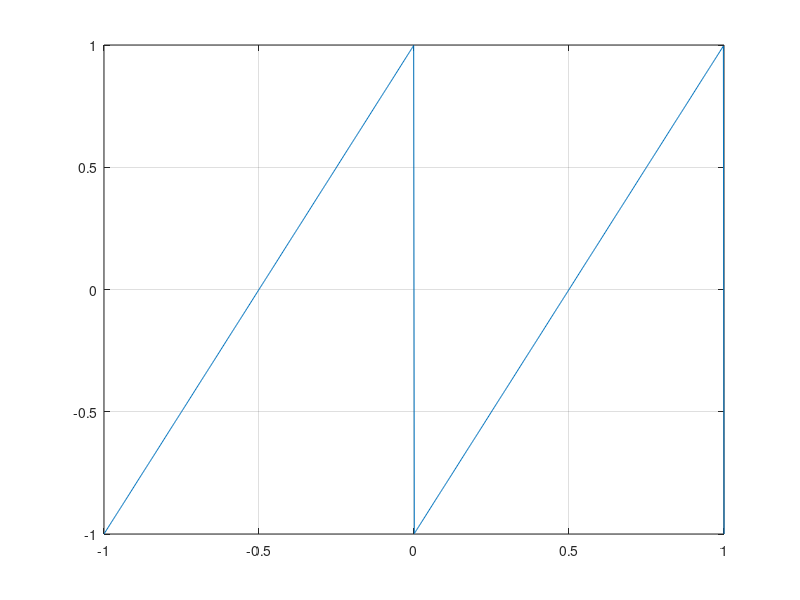

MATLAB code to generate this figure:
prompt = {'Amplitude:','Frequency:'};
dlg_title = 'Sawtooth';
num_lines = 1;
def = {'1','1'};
params = inputdlg(prompt,dlg_title,num_lines,def);
a=str2double(params(1));
f=str2double(params(2));

t=linspace(-1,1,1000);
y=a*sawtooth(2*pi*f*t);
plot(t,y);
grid on;